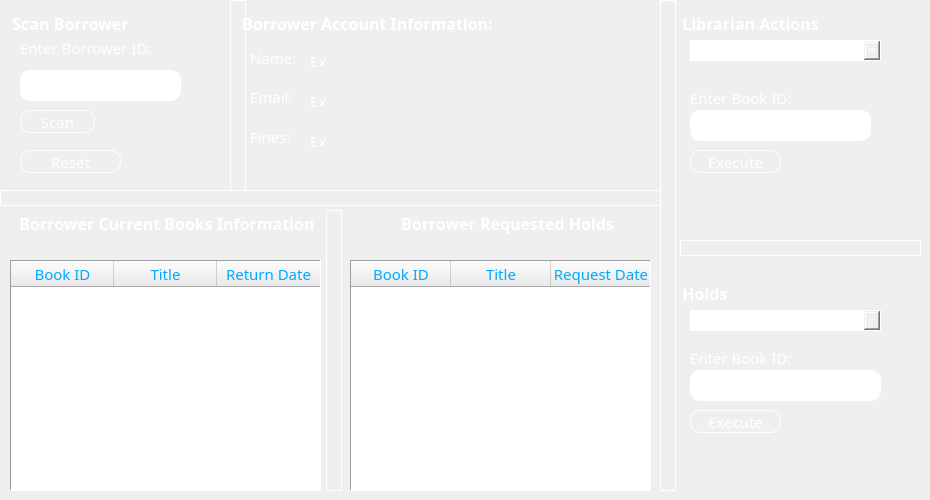
              <widget class="QWidget" name="tab_3">
               <attribute name="title">
                <string>Librarian Home </string>
               </attribute>
               <widget class="Line" name="line_6">
                <property name="geometry">
                 <rect>
                  <x>0</x>
                  <y>190</y>
                  <width>661</width>
                  <height>16</height>
                 </rect>
                </property>
                <property name="styleSheet">
                 <string notr="true">border: 1px solid white;</string>
                </property>
                <property name="orientation">
                 <enum>Qt::Horizontal</enum>
                </property>
               </widget>
               <widget class="Line" name="line">
                <property name="geometry">
                 <rect>
                  <x>230</x>
                  <y>0</y>
                  <width>16</width>
                  <height>191</height>
                 </rect>
                </property>
                <property name="styleSheet">
                 <string notr="true">border: 1px solid white;</string>
                </property>
                <property name="orientation">
                 <enum>Qt::Vertical</enum>
                </property>
               </widget>
               <widget class="QGroupBox" name="groupBox_13">
                <property name="geometry">
                 <rect>
                  <x>240</x>
                  <y>10</y>
                  <width>421</width>
                  <height>181</height>
                 </rect>
                </property>
                <property name="font">
                 <font>
                  <family>century gothic</family>
                  <pointsize>12</pointsize>
                  <weight>75</weight>
                  <bold>true</bold>
                 </font>
                </property>
                <property name="styleSheet">
                 <string notr="true">*{
color: rgb(255, 255, 255);
border: none;
background: rgba(0,0,0,.5);
font-family:century gothic;
fontsize:24px;
}

QLabel
{
	color:white;
	background: transparent;
}
</string>
                </property>
                <property name="title">
                 <string>Borrower Account Information:</string>
                </property>
                <widget class="QLabel" name="label_42">
                 <property name="geometry">
                  <rect>
                   <x>10</x>
                   <y>40</y>
                   <width>91</width>
                   <height>16</height>
                  </rect>
                 </property>
                 <property name="font">
                  <font>
                   <family>century gothic</family>
                   <pointsize>11</pointsize>
                  </font>
                 </property>
                 <property name="text">
                  <string>Name:</string>
                 </property>
                </widget>
                <widget class="QLabel" name="lbl_first_2">
                 <property name="geometry">
                  <rect>
                   <x>70</x>
                   <y>40</y>
                   <width>301</width>
                   <height>21</height>
                  </rect>
                 </property>
                 <property name="font">
                  <font>
                   <family>century gothic</family>
                   <pointsize>11</pointsize>
                  </font>
                 </property>
                 <property name="text">
                  <string>Ex</string>
                 </property>
                </widget>
                <widget class="QLabel" name="lbl_email_2">
                 <property name="geometry">
                  <rect>
                   <x>70</x>
                   <y>80</y>
                   <width>341</width>
                   <height>21</height>
                  </rect>
                 </property>
                 <property name="font">
                  <font>
                   <family>century gothic</family>
                   <pointsize>11</pointsize>
                  </font>
                 </property>
                 <property name="text">
                  <string>Ex</string>
                 </property>
                </widget>
                <widget class="QLabel" name="label_44">
                 <property name="geometry">
                  <rect>
                   <x>10</x>
                   <y>80</y>
                   <width>47</width>
                   <height>14</height>
                  </rect>
                 </property>
                 <property name="font">
                  <font>
                   <family>century gothic</family>
                   <pointsize>11</pointsize>
                  </font>
                 </property>
                 <property name="text">
                  <string>Email:</string>
                 </property>
                </widget>
                <widget class="QLabel" name="lbl_fines_2">
                 <property name="geometry">
                  <rect>
                   <x>70</x>
                   <y>120</y>
                   <width>301</width>
                   <height>21</height>
                  </rect>
                 </property>
                 <property name="font">
                  <font>
                   <family>century gothic</family>
                   <pointsize>11</pointsize>
                  </font>
                 </property>
                 <property name="text">
                  <string>Ex</string>
                 </property>
                </widget>
                <widget class="QLabel" name="label_46">
                 <property name="geometry">
                  <rect>
                   <x>10</x>
                   <y>120</y>
                   <width>47</width>
                   <height>14</height>
                  </rect>
                 </property>
                 <property name="font">
                  <font>
                   <family>century gothic</family>
                   <pointsize>11</pointsize>
                  </font>
                 </property>
                 <property name="text">
                  <string>Fines:</string>
                 </property>
                </widget>
                <widget class="QLabel" name="label_26">
                 <property name="geometry">
                  <rect>
                   <x>10</x>
                   <y>160</y>
                   <width>391</width>
                   <height>16</height>
                  </rect>
                 </property>
                 <property name="font">
                  <font>
                   <family>century gothic</family>
                   <pointsize>11</pointsize>
                  </font>
                 </property>
                 <property name="text">
                  <string/>
                 </property>
                </widget>
               </widget>
               <widget class="QGroupBox" name="groupBox_18">
                <property name="geometry">
                 <rect>
                  <x>680</x>
                  <y>280</y>
                  <width>231</width>
                  <height>211</height>
                 </rect>
                </property>
                <property name="font">
                 <font>
                  <family>century gothic</family>
                  <pointsize>12</pointsize>
                  <weight>75</weight>
                  <bold>true</bold>
                 </font>
                </property>
                <property name="styleSheet">
                 <string notr="true">*{
color: rgb(255, 255, 255);
border: none;
background: rgba(0,0,0,.5);
font-family:century gothic;
fontsize:24px;
}

QLabel
{
	color:white;
	background: transparent;
}
</string>
                </property>
                <property name="title">
                 <string>Holds</string>
                </property>
                <property name="alignment">
                 <set>Qt::AlignLeading|Qt::AlignLeft|Qt::AlignTop</set>
                </property>
                <widget class="QLineEdit" name="first_9">
                 <property name="enabled">
                  <bool>true</bool>
                 </property>
                 <property name="geometry">
                  <rect>
                   <x>10</x>
                   <y>90</y>
                   <width>191</width>
                   <height>31</height>
                  </rect>
                 </property>
                 <property name="font">
                  <font>
                   <family>century gothic</family>
                   <pointsize>11</pointsize>
                  </font>
                 </property>
                 <property name="styleSheet">
                  <string notr="true">color: rgb(255, 255, 255);
border:1px solid  rgb(255, 255, 255);
border-radius: 10px;</string>
                 </property>
                 <property name="text">
                  <string/>
                 </property>
                 <property name="placeholderText">
                  <string>1234567</string>
                 </property>
                </widget>
                <widget class="QLabel" name="label_57">
                 <property name="geometry">
                  <rect>
                   <x>10</x>
                   <y>70</y>
                   <width>111</width>
                   <height>16</height>
                  </rect>
                 </property>
                 <property name="font">
                  <font>
                   <family>century gothic</family>
                   <pointsize>11</pointsize>
                  </font>
                 </property>
                 <property name="text">
                  <string>Enter Book ID:</string>
                 </property>
                </widget>
                <widget class="QPushButton" name="btn_Hold">
                 <property name="geometry">
                  <rect>
                   <x>10</x>
                   <y>130</y>
                   <width>91</width>
                   <height>23</height>
                  </rect>
                 </property>
                 <property name="font">
                  <font>
                   <family>century gothic</family>
                   <pointsize>11</pointsize>
                  </font>
                 </property>
                 <property name="styleSheet">
                  <string notr="true">QPushButton
{
	background: transparent;
	border-radius: 10px;
	color: rgb(255, 255, 255);
	border: 1px solid rgb(255, 255, 255)
}

QPushButton:hover
{
	background-color: rgb(0, 170, 255);
}</string>
                 </property>
                 <property name="text">
                  <string>Execute</string>
                 </property>
                </widget>
                <widget class="QComboBox" name="comboBox_6">
                 <property name="geometry">
                  <rect>
                   <x>10</x>
                   <y>30</y>
                   <width>191</width>
                   <height>21</height>
                  </rect>
                 </property>
                 <property name="font">
                  <font>
                   <family>century gothic</family>
                   <pointsize>11</pointsize>
                  </font>
                 </property>
                 <property name="styleSheet">
                  <string notr="true">color: rgb(255, 255, 255);
border:1px solid  rgb(255, 255, 255);
border-radius: 55px;</string>
                 </property>
                 <property name="frame">
                  <bool>true</bool>
                 </property>
                 <item>
                  <property name="text">
                   <string>Select an option</string>
                  </property>
                 </item>
                 <item>
                  <property name="text">
                   <string>Request hold</string>
                  </property>
                 </item>
                 <item>
                  <property name="text">
                   <string>Remove hold</string>
                  </property>
                 </item>
                </widget>
                <widget class="QLabel" name="label_21">
                 <property name="geometry">
                  <rect>
                   <x>10</x>
                   <y>170</y>
                   <width>221</width>
                   <height>16</height>
                  </rect>
                 </property>
                 <property name="font">
                  <font>
                   <family>century gothic</family>
                   <pointsize>11</pointsize>
                  </font>
                 </property>
                 <property name="text">
                  <string/>
                 </property>
                </widget>
               </widget>
               <widget class="QGroupBox" name="groupBox_16">
                <property name="geometry">
                 <rect>
                  <x>10</x>
                  <y>10</y>
                  <width>221</width>
                  <height>181</height>
                 </rect>
                </property>
                <property name="font">
                 <font>
                  <family>century gothic</family>
                  <pointsize>12</pointsize>
                  <weight>75</weight>
                  <bold>true</bold>
                 </font>
                </property>
                <property name="styleSheet">
                 <string notr="true">*{
color: rgb(255, 255, 255);
border: none;
background: rgba(0,0,0,.5);
font-family:century gothic;
fontsize:24px;
}

QLabel
{
	color:white;
	background: transparent;
}
</string>
                </property>
                <property name="title">
                 <string>Scan Borrower</string>
                </property>
                <widget class="QLabel" name="label_53">
                 <property name="geometry">
                  <rect>
                   <x>10</x>
                   <y>30</y>
                   <width>161</width>
                   <height>16</height>
                  </rect>
                 </property>
                 <property name="font">
                  <font>
                   <family>century gothic</family>
                   <pointsize>11</pointsize>
                  </font>
                 </property>
                 <property name="text">
                  <string>Enter Borrower ID:</string>
                 </property>
                </widget>
                <widget class="QLineEdit" name="first_6">
                 <property name="enabled">
                  <bool>true</bool>
                 </property>
                 <property name="geometry">
                  <rect>
                   <x>10</x>
                   <y>60</y>
                   <width>161</width>
                   <height>31</height>
                  </rect>
                 </property>
                 <property name="font">
                  <font>
                   <family>century gothic</family>
                   <pointsize>11</pointsize>
                  </font>
                 </property>
                 <property name="styleSheet">
                  <string notr="true">color: rgb(255, 255, 255);
border:1px solid  rgb(255, 255, 255);
border-radius: 10px;</string>
                 </property>
                 <property name="text">
                  <string/>
                 </property>
                 <property name="placeholderText">
                  <string>1234567</string>
                 </property>
                </widget>
                <widget class="QPushButton" name="btn_Scan">
                 <property name="geometry">
                  <rect>
                   <x>10</x>
                   <y>100</y>
                   <width>75</width>
                   <height>23</height>
                  </rect>
                 </property>
                 <property name="font">
                  <font>
                   <family>century gothic</family>
                   <pointsize>11</pointsize>
                  </font>
                 </property>
                 <property name="styleSheet">
                  <string notr="true">QPushButton
{
	background: transparent;
	border-radius: 10px;
	color: rgb(255, 255, 255);
	border: 1px solid rgb(255, 255, 255)
}

QPushButton:hover
{
	background-color: rgb(0, 170, 255);
}</string>
                 </property>
                 <property name="text">
                  <string>Scan</string>
                 </property>
                </widget>
                <widget class="QPushButton" name="btn_Logout_3">
                 <property name="geometry">
                  <rect>
                   <x>10</x>
                   <y>140</y>
                   <width>101</width>
                   <height>23</height>
                  </rect>
                 </property>
                 <property name="font">
                  <font>
                   <family>century gothic</family>
                   <pointsize>11</pointsize>
                  </font>
                 </property>
                 <property name="styleSheet">
                  <string notr="true">QPushButton
{
	background: transparent;
	border-radius: 10px;
	color: rgb(255, 255, 255);
	border: 1px solid rgb(255, 255, 255)
}

QPushButton:hover
{
	background-color: rgb(0, 170, 255);
}</string>
                 </property>
                 <property name="text">
                  <string>Reset</string>
                 </property>
                </widget>
               </widget>
               <widget class="QGroupBox" name="groupBox_14">
                <property name="geometry">
                 <rect>
                  <x>340</x>
                  <y>210</y>
                  <width>331</width>
                  <height>51</height>
                 </rect>
                </property>
                <property name="font">
                 <font>
                  <family>century gothic</family>
                  <pointsize>12</pointsize>
                  <weight>75</weight>
                  <bold>true</bold>
                 </font>
                </property>
                <property name="styleSheet">
                 <string notr="true">*{
color: rgb(255, 255, 255);
border: none;
background: rgba(0,0,0,.5);
font-family:century gothic;
fontsize:24px;
}

QLabel
{
	color:white;
	background: transparent;
}
</string>
                </property>
                <property name="title">
                 <string>Borrower Requested Holds</string>
                </property>
                <property name="alignment">
                 <set>Qt::AlignCenter</set>
                </property>
               </widget>
               <widget class="QGroupBox" name="groupBox_17">
                <property name="geometry">
                 <rect>
                  <x>680</x>
                  <y>10</y>
                  <width>231</width>
                  <height>201</height>
                 </rect>
                </property>
                <property name="font">
                 <font>
                  <family>century gothic</family>
                  <pointsize>12</pointsize>
                  <weight>75</weight>
                  <bold>true</bold>
                 </font>
                </property>
                <property name="styleSheet">
                 <string notr="true">*{
color: rgb(255, 255, 255);
border: none;
background: rgba(0,0,0,.5);
font-family:century gothic;
fontsize:24px;
}

QLabel
{
	color:white;
	background: transparent;
}
</string>
                </property>
                <property name="title">
                 <string>Librarian Actions</string>
                </property>
                <widget class="QPushButton" name="btn_Checkout">
                 <property name="geometry">
                  <rect>
                   <x>10</x>
                   <y>140</y>
                   <width>91</width>
                   <height>23</height>
                  </rect>
                 </property>
                 <property name="font">
                  <font>
                   <family>century gothic</family>
                   <pointsize>11</pointsize>
                  </font>
                 </property>
                 <property name="styleSheet">
                  <string notr="true">QPushButton
{
	background: transparent;
	border-radius: 10px;
	color: rgb(255, 255, 255);
	border: 1px solid rgb(255, 255, 255)
}

QPushButton:hover
{
	background-color: rgb(0, 170, 255);
}</string>
                 </property>
                 <property name="text">
                  <string>Execute</string>
                 </property>
                </widget>
                <widget class="QLineEdit" name="first_7">
                 <property name="enabled">
                  <bool>true</bool>
                 </property>
                 <property name="geometry">
                  <rect>
                   <x>10</x>
                   <y>100</y>
                   <width>181</width>
                   <height>31</height>
                  </rect>
                 </property>
                 <property name="font">
                  <font>
                   <family>century gothic</family>
                   <pointsize>11</pointsize>
                  </font>
                 </property>
                 <property name="styleSheet">
                  <string notr="true">color: rgb(255, 255, 255);
border:1px solid  rgb(255, 255, 255);
border-radius: 10px;</string>
                 </property>
                 <property name="text">
                  <string/>
                 </property>
                 <property name="placeholderText">
                  <string>1234567</string>
                 </property>
                </widget>
                <widget class="QLabel" name="label_55">
                 <property name="geometry">
                  <rect>
                   <x>10</x>
                   <y>80</y>
                   <width>111</width>
                   <height>16</height>
                  </rect>
                 </property>
                 <property name="font">
                  <font>
                   <family>century gothic</family>
                   <pointsize>11</pointsize>
                  </font>
                 </property>
                 <property name="text">
                  <string>Enter Book ID:</string>
                 </property>
                </widget>
                <widget class="QComboBox" name="comboBox_5">
                 <property name="geometry">
                  <rect>
                   <x>10</x>
                   <y>30</y>
                   <width>191</width>
                   <height>21</height>
                  </rect>
                 </property>
                 <property name="font">
                  <font>
                   <family>century gothic</family>
                   <pointsize>11</pointsize>
                  </font>
                 </property>
                 <property name="styleSheet">
                  <string notr="true">color: rgb(255, 255, 255);
border:1px solid  rgb(255, 255, 255);
border-radius: 55px;</string>
                 </property>
                 <property name="frame">
                  <bool>true</bool>
                 </property>
                 <item>
                  <property name="text">
                   <string>Select an option</string>
                  </property>
                 </item>
                 <item>
                  <property name="text">
                   <string>Check In</string>
                  </property>
                 </item>
                 <item>
                  <property name="text">
                   <string>Check Out</string>
                  </property>
                 </item>
                 <item>
                  <property name="text">
                   <string>Renew</string>
                  </property>
                 </item>
                </widget>
                <widget class="QLabel" name="label_20">
                 <property name="geometry">
                  <rect>
                   <x>10</x>
                   <y>180</y>
                   <width>221</width>
                   <height>16</height>
                  </rect>
                 </property>
                 <property name="font">
                  <font>
                   <family>century gothic</family>
                   <pointsize>11</pointsize>
                  </font>
                 </property>
                 <property name="text">
                  <string/>
                 </property>
                </widget>
               </widget>
               <widget class="QGroupBox" name="groupBox_12">
                <property name="geometry">
                 <rect>
                  <x>0</x>
                  <y>210</y>
                  <width>331</width>
                  <height>51</height>
                 </rect>
                </property>
                <property name="font">
                 <font>
                  <family>century gothic</family>
                  <pointsize>12</pointsize>
                  <weight>75</weight>
                  <bold>true</bold>
                 </font>
                </property>
                <property name="styleSheet">
                 <string notr="true">*{
color: rgb(255, 255, 255);
border: none;
background: rgba(0,0,0,.5);
font-family:century gothic;
fontsize:24px;
}

QLabel
{
	color:white;
	background: transparent;
}
</string>
                </property>
                <property name="title">
                 <string>Borrower Current Books Information</string>
                </property>
                <property name="alignment">
                 <set>Qt::AlignCenter</set>
                </property>
               </widget>
               <widget class="Line" name="line_4">
                <property name="geometry">
                 <rect>
                  <x>326</x>
                  <y>210</y>
                  <width>16</width>
                  <height>281</height>
                 </rect>
                </property>
                <property name="styleSheet">
                 <string notr="true">border: 1px solid white;</string>
                </property>
                <property name="orientation">
                 <enum>Qt::Vertical</enum>
                </property>
               </widget>
               <widget class="QTableWidget" name="tableWidget_4">
                <property name="geometry">
                 <rect>
                  <x>10</x>
                  <y>260</y>
                  <width>311</width>
                  <height>231</height>
                 </rect>
                </property>
                <property name="font">
                 <font>
                  <family>century gothic</family>
                  <pointsize>11</pointsize>
                 </font>
                </property>
                <property name="styleSheet">
                 <string notr="true">background-color: rgba(0, 0, 0, .8);
color: rgb(0, 170, 255);
</string>
                </property>
                <property name="frameShape">
                 <enum>QFrame::Panel</enum>
                </property>
                <property name="horizontalScrollBarPolicy">
                 <enum>Qt::ScrollBarAlwaysOff</enum>
                </property>
                <property name="showGrid">
                 <bool>false</bool>
                </property>
                <property name="rowCount">
                 <number>0</number>
                </property>
                <attribute name="horizontalHeaderDefaultSectionSize">
                 <number>103</number>
                </attribute>
                <column>
                 <property name="text">
                  <string>Book ID</string>
                 </property>
                </column>
                <column>
                 <property name="text">
                  <string>Title</string>
                 </property>
                </column>
                <column>
                 <property name="text">
                  <string>Return Date</string>
                 </property>
                </column>
               </widget>
               <widget class="QTableWidget" name="tableWidget_5">
                <property name="geometry">
                 <rect>
                  <x>350</x>
                  <y>260</y>
                  <width>301</width>
                  <height>231</height>
                 </rect>
                </property>
                <property name="font">
                 <font>
                  <family>century gothic</family>
                  <pointsize>11</pointsize>
                 </font>
                </property>
                <property name="styleSheet">
                 <string notr="true">background-color: rgba(0, 0, 0, .8);
color: rgb(0, 170, 255);
</string>
                </property>
                <property name="frameShape">
                 <enum>QFrame::Panel</enum>
                </property>
                <property name="horizontalScrollBarPolicy">
                 <enum>Qt::ScrollBarAlwaysOff</enum>
                </property>
                <property name="showGrid">
                 <bool>false</bool>
                </property>
                <property name="rowCount">
                 <number>0</number>
                </property>
                <attribute name="horizontalHeaderDefaultSectionSize">
                 <number>100</number>
                </attribute>
                <column>
                 <property name="text">
                  <string>Book ID</string>
                 </property>
                </column>
                <column>
                 <property name="text">
                  <string>Title</string>
                 </property>
                </column>
                <column>
                 <property name="text">
                  <string>Request Date</string>
                 </property>
                </column>
               </widget>
               <widget class="Line" name="line_3">
                <property name="geometry">
                 <rect>
                  <x>660</x>
                  <y>0</y>
                  <width>16</width>
                  <height>491</height>
                 </rect>
                </property>
                <property name="styleSheet">
                 <string notr="true">border: 1px solid white;</string>
                </property>
                <property name="orientation">
                 <enum>Qt::Vertical</enum>
                </property>
               </widget>
               <widget class="Line" name="line_10">
                <property name="geometry">
                 <rect>
                  <x>680</x>
                  <y>240</y>
                  <width>241</width>
                  <height>16</height>
                 </rect>
                </property>
                <property name="styleSheet">
                 <string notr="true">border: 1px solid white;</string>
                </property>
                <property name="orientation">
                 <enum>Qt::Horizontal</enum>
                </property>
               </widget>
               <widget class="QGroupBox" name="groupBox_19">
                <property name="geometry">
                 <rect>
                  <x>680</x>
                  <y>220</y>
                  <width>241</width>
                  <height>61</height>
                 </rect>
                </property>
                <property name="font">
                 <font>
                  <family>century gothic</family>
                  <pointsize>12</pointsize>
                  <weight>75</weight>
                  <bold>true</bold>
                 </font>
                </property>
                <property name="styleSheet">
                 <string notr="true">*{
color: rgb(255, 255, 255);
border: none;
background: rgba(0,0,0,.5);
font-family:century gothic;
fontsize:24px;
}

QLabel
{
	color:white;
	background: transparent;
}
</string>
                </property>
                <property name="title">
                 <string/>
                </property>
                <property name="alignment">
                 <set>Qt::AlignCenter</set>
                </property>
               </widget>
               <zorder>groupBox_19</zorder>
               <zorder>groupBox_13</zorder>
               <zorder>groupBox_18</zorder>
               <zorder>groupBox_16</zorder>
               <zorder>groupBox_14</zorder>
               <zorder>groupBox_12</zorder>
               <zorder>tableWidget_4</zorder>
               <zorder>tableWidget_5</zorder>
               <zorder>line</zorder>
               <zorder>line_6</zorder>
               <zorder>line_4</zorder>
               <zorder>line_3</zorder>
               <zorder>groupBox_17</zorder>
               <zorder>line_10</zorder>
              </widget>
